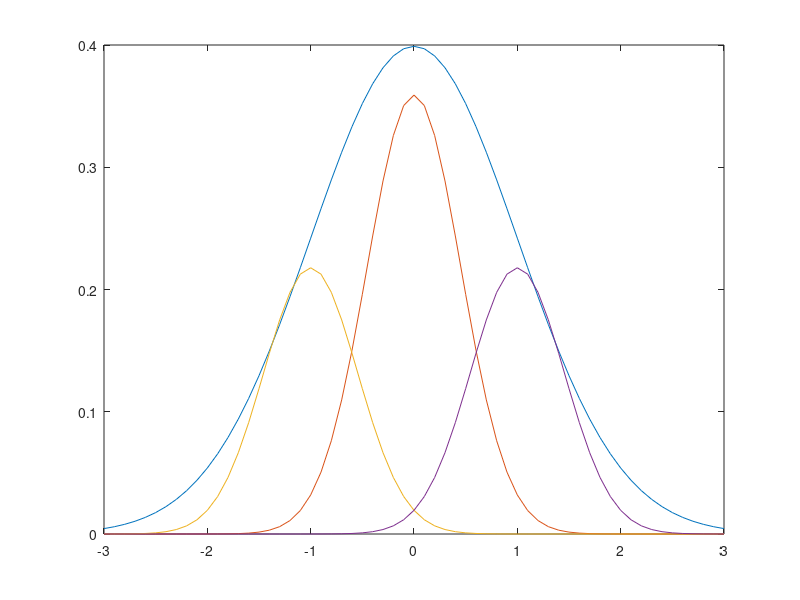
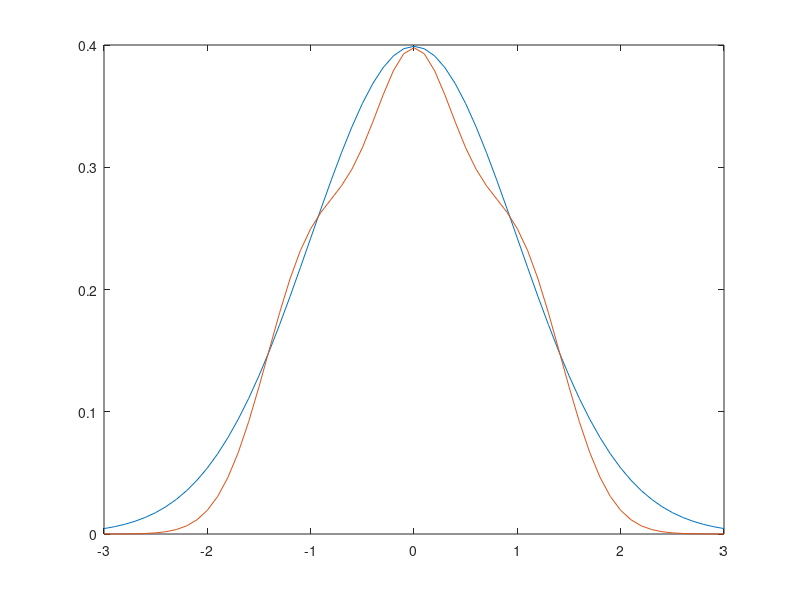
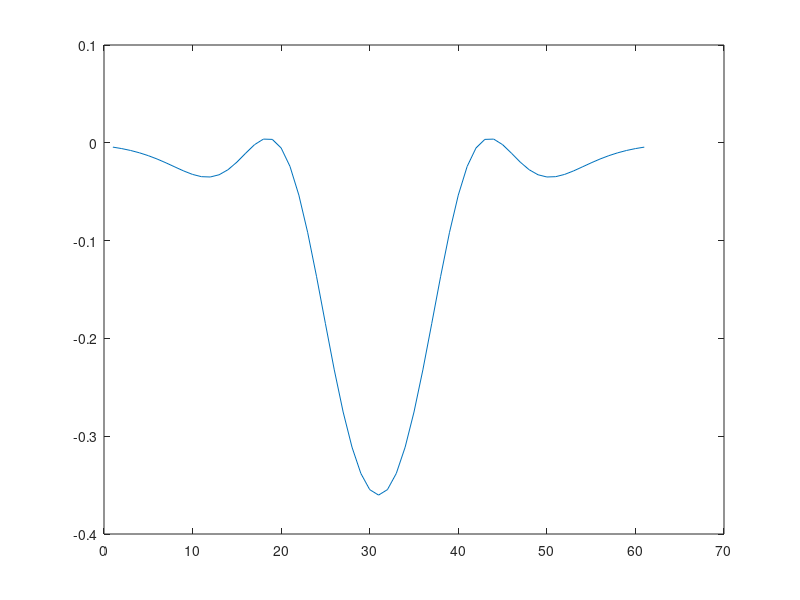
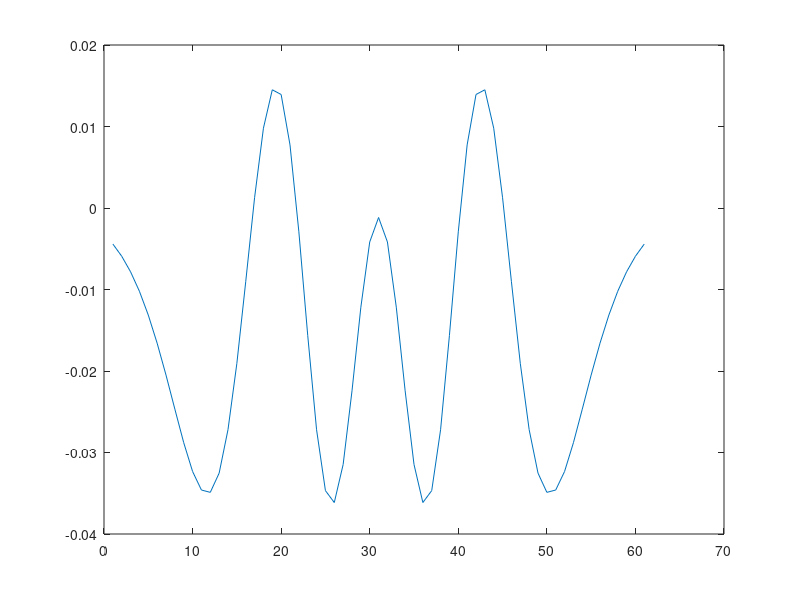

Reproduce these figures in MATLAB, in order.
x = [-3:.1:3];
lodm = normpdf(x,0,1);
hodm = normpdf(x,0,1/2.2);
hodm_l = normpdf(x,-1,1/2.2);
hodm_r = normpdf(x,1,1/2.2);
hodm = hodm/max(hodm)*max(lodm)*0.9;
hodm_l = hodm_l/max(hodm_l)*lodm(x==-1)*0.9;
hodm_r = hodm_r/max(hodm_r)*lodm(x==1)*0.9;
figure()
plot(x,lodm)
hold on;
plot(x,hodm)
plot(x,hodm_l)
plot(x,hodm_r)

figure()
plot(x,lodm)
hold on;
plot(x,hodm+hodm_l+hodm_r)

figure()
plot(-lodm+hodm_l+hodm_r)

figure()
plot(-lodm+hodm_l+hodm_r+hodm)

figure()
subplot(1,4,1)
plot(x,hodm)
ylim([-0.5,0.5])

subplot(1,4,2)
plot(x,-lodm)
hold on;
plot(x,hodm_l)
plot(x,hodm_r)
ylim([-0.5,0.5])

subplot(1,4,3)
plot(-lodm+hodm_l+hodm_r)
ylim([-0.5,0.5])

subplot(1,4,4)
plot((-lodm+hodm_l+hodm_r)-0.5+hodm)
ylim([-0.5,0.5])

figure()
subplot(1,2,1)
plot(x,-lodm*0.5)
hold on;
plot(x,hodm)
plot(x,hodm_l*0.5)
plot(x,hodm_r*0.5)
ylim([-0.5,0.5])

subplot(1,2,2)
plot((-lodm+hodm_l+hodm_r)*0.5+hodm)
ylim([-0.5,0.5])

figure()
subplot(1,2,1)
plot(x,-lodm*1.5)
hold on;
plot(x,hodm)
plot(x,hodm_l*1.5)
plot(x,hodm_r*1.5)
ylim([-0.5,0.5])

subplot(1,2,2)
plot((-lodm+hodm_l+hodm_r)*1.5+hodm)
ylim([-0.5,0.5])

figure()
subplot(1,2,1)
plot(x,-lodm*1.5)
hold on;
plot(x,hodm)
plot(x,hodm_l*2)
plot(x,hodm_r*2)
ylim([-0.5,0.5])

subplot(1,2,2)
plot((-lodm+hodm_l+hodm_r)*2+hodm)
ylim([-0.5,0.5])
